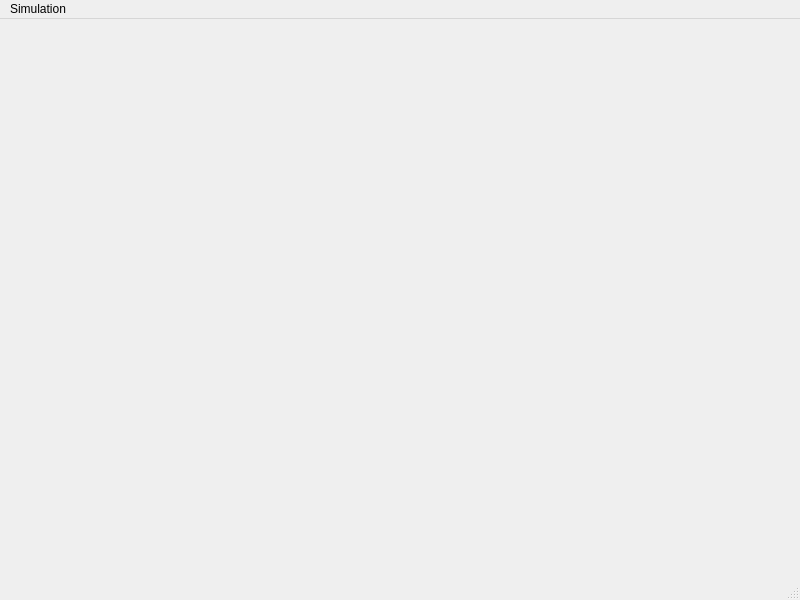
<?xml version="1.0" encoding="UTF-8"?>
<ui version="4.0">
 <class>guiDlg</class>
 <widget class="QMainWindow" name="guiDlg">
  <property name="geometry">
   <rect>
    <x>0</x>
    <y>0</y>
    <width>800</width>
    <height>600</height>
   </rect>
  </property>
  <property name="windowTitle">
   <string>gtsam_agent_c</string>
  </property>
    <widget class="QWidget" name="centralwidget">
     <layout class="QVBoxLayout" name="verticalLayout">
      <item>
       <widget class="QSplitter" name="splitter_1">
        <property name="orientation">
         <enum>Qt::Horizontal</enum>
        </property>
        <widget class="QSplitter" name="splitter_2">
         <property name="sizePolicy">
          <sizepolicy hsizetype="Minimum" vsizetype="Expanding">
           <horstretch>0</horstretch>
           <verstretch>0</verstretch>
          </sizepolicy>
         </property>
         <property name="orientation">
          <enum>Qt::Vertical</enum>
         </property>
        </widget>
       </widget>
      </item>
     </layout>
    </widget>
    <widget class="QMenuBar" name="menubar">
     <property name="geometry">
      <rect>
       <x>0</x>
       <y>0</y>
       <width>780</width>
       <height>25</height>
      </rect>
     </property>
     <widget class="QMenu" name="menuSimulation">
      <property name="title">
       <string>Simulation</string>
      </property>
      <addaction name="actionStart_Stop"/>
     </widget>
     <addaction name="menuFile"/>
     <addaction name="menuSimulation"/>
    </widget>
    <widget class="QStatusBar" name="statusbar"/>
    <action name="actionStart_Stop">
     <property name="text">
      <string>Start/Stop</string>
     </property>
    </action>
 </widget>
 <resources/>
 <connections/>
</ui>
